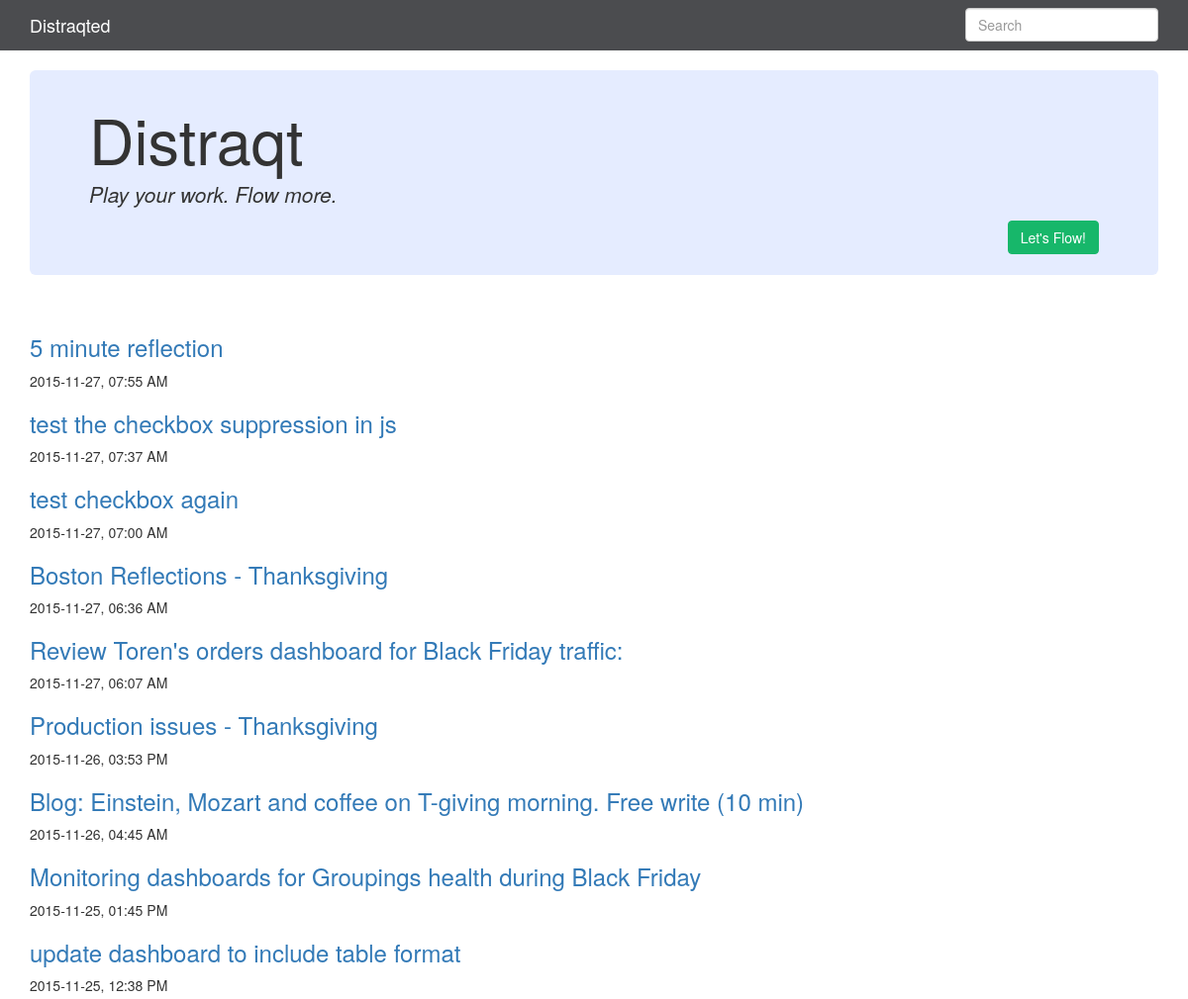
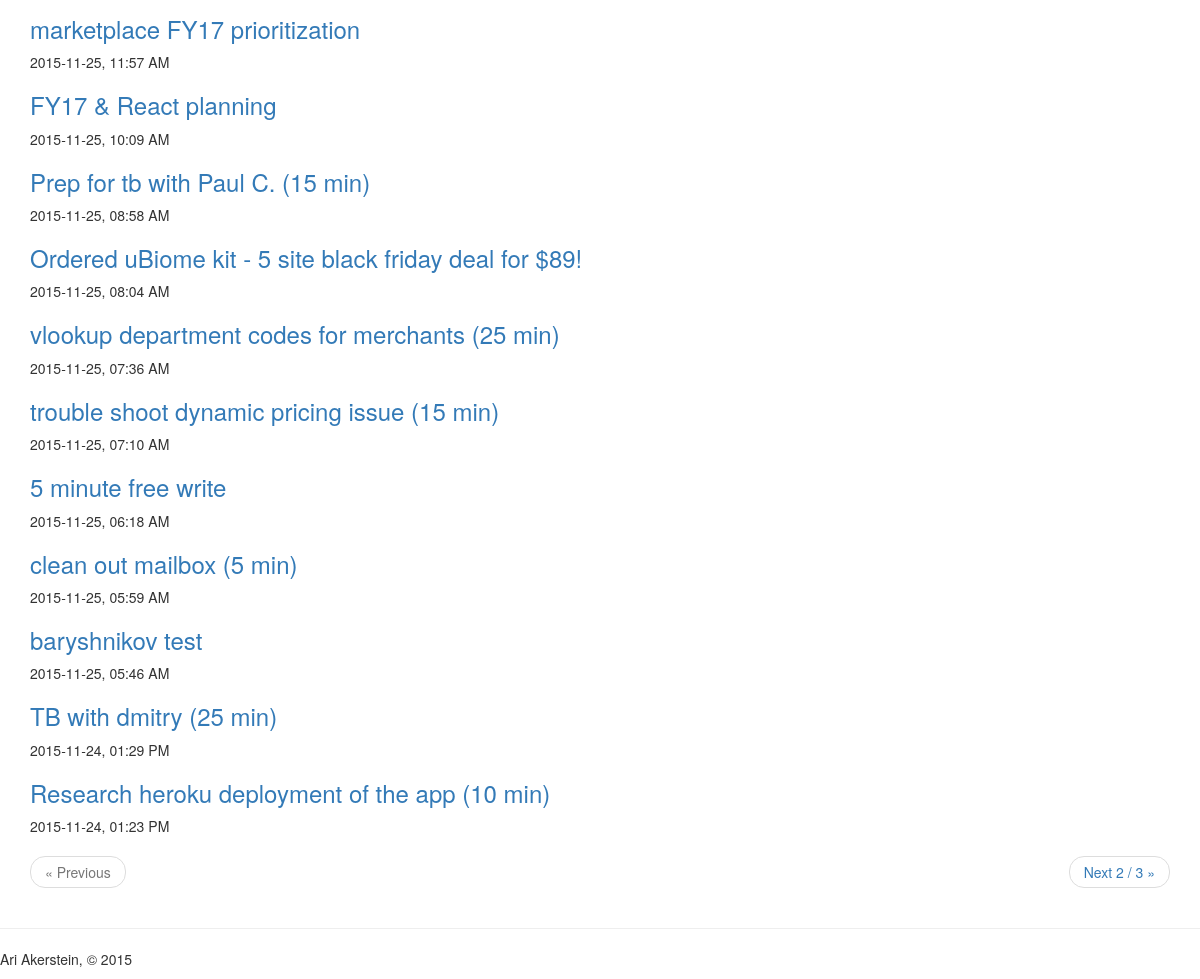
Before: / with the older database file (2 pictures, top to bottom).
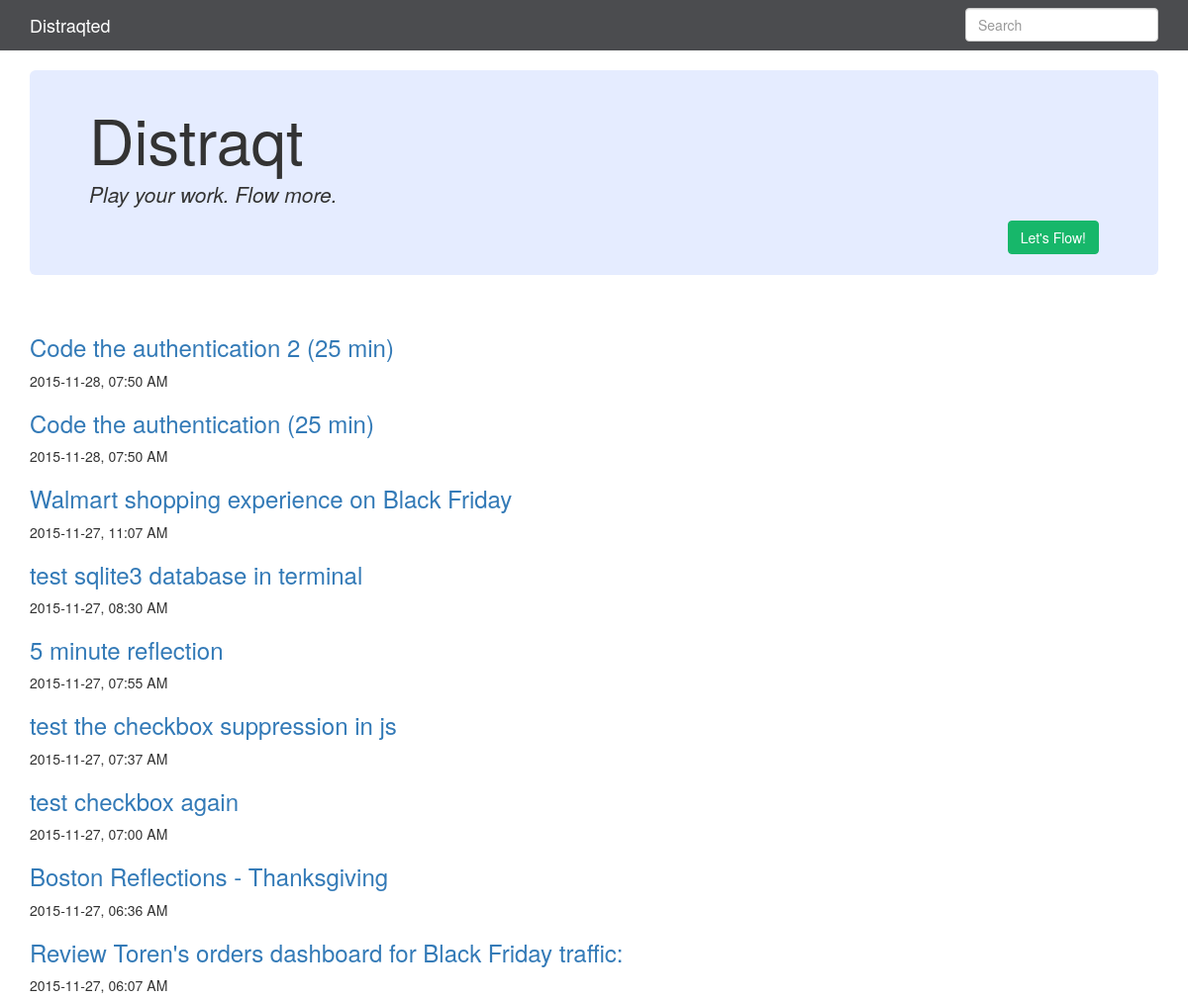
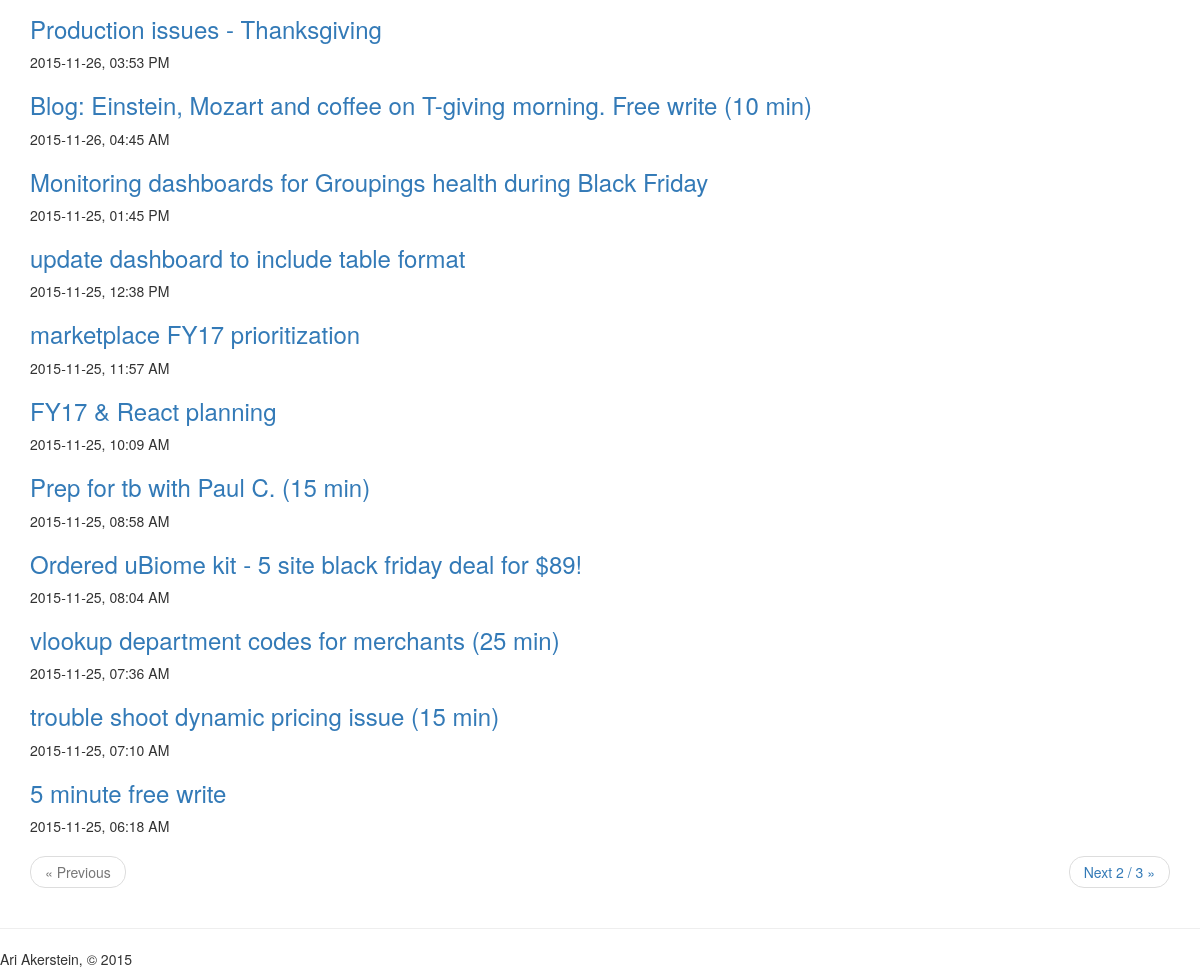
After: the same page with the newer database file (2 pictures, top to bottom).
### app.py (models this page shows, shortened)
class Entry(flask_db.Model):
    title = CharField()
    slug = CharField(unique=True)
    content = TextField()
    published = BooleanField(index=True)
    timestamp = DateTimeField(default=datetime.datetime.now, index=True)
    @classmethod
    def public(cls):
        return Entry.select().where(Entry.published == True)

### app.py (the view)
@app.route('/')
def index():
    search_query = request.args.get('q')
    if search_query:
        query = Entry.search(search_query)
    else:
        query = Entry.public().order_by(Entry.timestamp.desc())
    return object_list(
        'index.html',
        query,
        search=search_query,
        check_bounds=False)

### app.py (called while the page is built)
@app.template_filter('clean_querystring')
def clean_querystring(request_args, *keys_to_remove, **new_values):
    querystring = dict((key, value) for key, value in request_args.items())
    for key in keys_to_remove:
        querystring.pop(key, None)
    querystring.update(new_values)
    return urllib.urlencode(querystring)

### templates/index.html (shortened to what this page needs)
{% extends "base.html" %}
{% block content %}
  {% for entry in object_list %}
    {% if search %}
      {% set entry = entry.entry %}
    {% endif %}
    <h3>
      <a href="{% if entry.published %}{{ url_for('detail', slug=entry.slug) }}{% else %}{{ url_for('edit', slug=entry.slug) }}{% endif %}">
        {{ entry.title }}
      </a>
    </h3>
    <p>{{ entry.timestamp.strftime('%Y-%m-%d, %I:%M %p') }}</p>
  {% else %}
    <p>No entries have been created yet.</p>
  {% endfor %}
  {% include "includes/pagination.html" %}
{% endblock %}

### templates/base.html (shortened to what this page needs)
<!doctype html>
<html>
  <head>
    <link rel=stylesheet type=text/css href="{{ url_for('static', filename='css/bootstrap.min.css') }}" />
    <link rel=stylesheet type=text/css href="{{ url_for('static', filename='css/hilite.css') }}" />
  </head>
  <body>
    <div class="navbar navbar-default navbar-static-top" role="navigation">
      <div class="container">
        <div class="navbar-header">
          <a class="navbar-brand" href="{{ url_for('index') }}">Distraqted</a>
        </div>
        <div class="navbar-collapse collapse">
          {% block search_bar %}
            <form action="{{ url_for('index') }}" class="navbar-form navbar-right" id="search-form" method="get" role="search">
              <div class="form-group">
                <input class="form-control" name="q" placeholder="Search" type="text" value="{% if search %}{{ search }}{% endif %}">
              </div>
            </form>
          {% endblock %}
        </div>
      </div>
    </div>
<div class="container content">
  <div class="jumbotron" id="JumbotronBrand"><h1>Distraqt<h4><p><i>Play your work. Flow more.</p></i></h4></h1>
<a
        <button type="button" class="btn btn-primary pull-right"
        href="{{ url_for('create') }}">Let's Flow!</a></button>
        <br></br>
</div>
</div>
    <div class="container">
      {% block page_header %}
      <br></br>
      {% endblock %}
      {% block content %}{% endblock %}
</div>
{% block footer %}
      <footer>
        <hr />
        <p>Ari Akerstein, &copy; 2015</p>
      </footer>
{% endblock %}
  </body>
</html>

### templates/includes/pagination.html
{% if pagination.get_page_count() > 1 %}
<ul class="pager">
  {% if pagination.get_page() > 1 %}
    <li class="previous"><a href="./?{{ request.args|clean_querystring('page', page=pagination.get_page() - 1) }}">&laquo; Previous {{ pagination.get_page() - 1 }} / {{ pagination.get_page_count() }}</a></li>
  {% else %}
    <li class="previous disabled"><a href="#">&laquo; Previous</a></li>
  {% endif %}
  {% if pagination.get_page_count() > pagination.get_page() %}
    <li class="next"><a href="./?{{ request.args|clean_querystring('page', page=pagination.get_page() + 1) }}">Next {{ pagination.get_page() + 1 }} / {{ pagination.get_page_count() }} &raquo;</a></li>
  {% else %}
    <li class="next disabled"><a href="#">Next &raquo;</a></li>
  {% endif %}
</ul>
{% endif %}

Changed rows visible on the page:
no longer on this page (row unchanged): Entry: title "clean out mailbox (5 min)", timestamp "2015-11-25, 05:59 AM"
no longer on this page (row unchanged): Entry: title "baryshnikov test", timestamp "2015-11-25, 05:46 AM"
no longer on this page (row unchanged): Entry: title "TB with dmitry (25 min)", timestamp "2015-11-24, 01:29 PM"
no longer on this page (row unchanged): Entry: title "Research heroku deployment of the app (10 min)", timestamp "2015-11-24, 01:23 PM"
added Entry: title "Code the authentication 2 (25 min)", timestamp "2015-11-28, 07:50 AM"
added Entry: title "Code the authentication (25 min)", timestamp "2015-11-28, 07:50 AM"
added Entry: title "Walmart shopping experience on Black Friday", timestamp "2015-11-27, 11:07 AM"
added Entry: title "test sqlite3 database in terminal", timestamp "2015-11-27, 08:30 AM"
